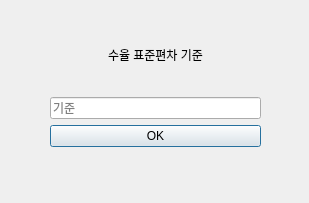
<?xml version="1.0" encoding="UTF-8"?>
<ui version="4.0">
 <class>Dialog</class>
 <widget class="QDialog" name="Dialog">
  <property name="geometry">
   <rect>
    <x>0</x>
    <y>0</y>
    <width>309</width>
    <height>203</height>
   </rect>
  </property>
  <property name="windowTitle">
   <string>Dialog</string>
  </property>
  <widget class="QWidget" name="verticalLayoutWidget">
   <property name="geometry">
    <rect>
     <x>50</x>
     <y>46</y>
     <width>211</width>
     <height>101</height>
    </rect>
   </property>
   <layout class="QVBoxLayout" name="verticalLayout">
    <item alignment="Qt::AlignHCenter">
     <widget class="QLabel" name="std_criterion_label">
      <property name="text">
       <string>수율 표준편차 기준</string>
      </property>
     </widget>
    </item>
    <item>
     <spacer name="verticalSpacer">
      <property name="orientation">
       <enum>Qt::Vertical</enum>
      </property>
      <property name="sizeHint" stdset="0">
       <size>
        <width>20</width>
        <height>40</height>
       </size>
      </property>
     </spacer>
    </item>
    <item>
     <layout class="QHBoxLayout" name="horizontalLayout">
      <item>
       <widget class="QLineEdit" name="std_lineEdit">
        <property name="text">
         <string/>
        </property>
        <property name="placeholderText">
         <string>기준</string>
        </property>
       </widget>
      </item>
     </layout>
    </item>
    <item>
     <widget class="QPushButton" name="std_push">
      <property name="text">
       <string>OK</string>
      </property>
     </widget>
    </item>
   </layout>
  </widget>
 </widget>
 <resources/>
 <connections/>
</ui>
